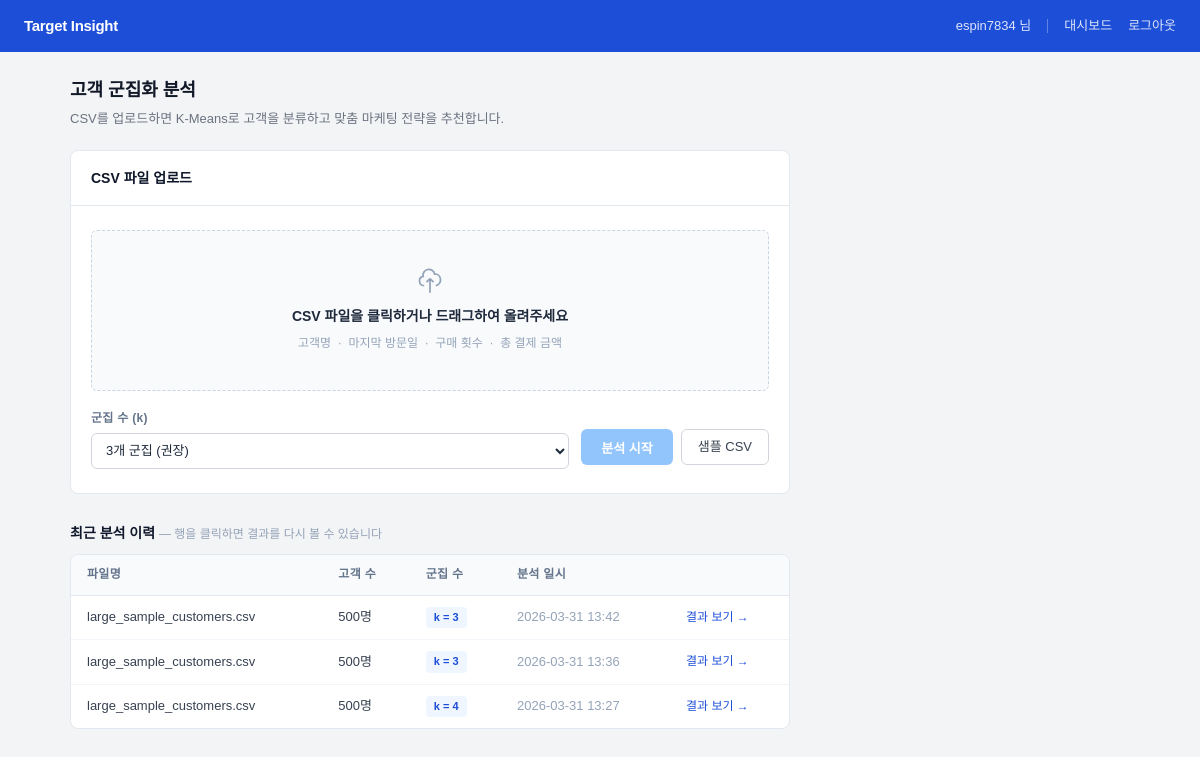
The page /dashboard/ (signed in) on the database its author committed.
### clustering/models.py (models this page shows, shortened)
class AnalysisSession(models.Model):
    user = models.ForeignKey(User, on_delete=models.CASCADE, related_name='sessions')
    created_at = models.DateTimeField(auto_now_add=True)
    file_name = models.CharField(max_length=255, blank=True)
    total_customers = models.IntegerField(default=0)
    n_clusters = models.IntegerField(default=3)
    class Meta:
        ordering = ['-created_at']
        verbose_name = '분석 세션'
        verbose_name_plural = '분석 세션 목록'

### clustering/views.py (the view)
# urls.py: path('dashboard/', views.dashboard_view, name='dashboard'),
@login_required
def dashboard_view(request):
    sessions = AnalysisSession.objects.filter(user=request.user).prefetch_related('clusters')[:10]
    return render(request, 'clustering/dashboard.html', {'sessions': sessions})

### clustering/templates/clustering/dashboard.html (shortened to what this page needs)
{% extends 'clustering/base.html' %}
{% block content %}
<div class="dash-wrap">
  <div style="margin-bottom: 20px;">
    <p class="page-title">고객 군집화 분석</p>
    <p class="page-desc">CSV를 업로드하면 K-Means로 고객을 분류하고 맞춤 마케팅 전략을 추천합니다.</p>
  </div>
  <div class="upload-box">
    <div class="upload-box-head">CSV 파일 업로드</div>
    <div class="upload-box-body">
      <form method="post" action="{% url 'analyze' %}" enctype="multipart/form-data" id="uploadForm">
        <label for="csvInput" class="drop-zone" id="dropZone">
          <svg width="28" height="28" viewBox="0 0 24 24" fill="none" stroke="currentColor" stroke-width="1.5">
            <path d="M7 16a4 4 0 01-.88-7.903A5 5 0 1115.9 6L16 6a5 5 0 011 9.9M15 13l-3-3m0 0l-3 3m3-3v12"/>
          </svg>
          <span class="dz-title">CSV 파일을 클릭하거나 드래그하여 올려주세요</span>
          <span class="dz-sub">고객명 &nbsp;·&nbsp; 마지막 방문일 &nbsp;·&nbsp; 구매 횟수 &nbsp;·&nbsp; 총 결제 금액</span>
        </label>
        <div class="ctrl-row">
          <div class="ctrl-select-wrap">
            <label>군집 수 (k)</label>
            <select name="n_clusters">
              <option value="3" selected>3개 군집 (권장)</option>
            </select>
          </div>
          <div class="ctrl-btns">
            <button type="submit" class="btn-run" id="analyzeBtn" disabled>분석 시작</button>
            <a href="{% url 'sample_csv' %}" class="btn-sample">샘플 CSV</a>
          </div>
        </div>
      </form>
    </div>
  </div>
  {% if sessions %}
  <p class="hist-title">최근 분석 이력 <span style="font-size:12px; font-weight:400; color:#94a3b8;">— 행을 클릭하면 결과를 다시 볼 수 있습니다</span></p>
  <div class="hist-box">
    <table class="hist-table">
      <thead>
        <tr>
          <th>파일명</th>
          <th>고객 수</th>
          <th>군집 수</th>
          <th>분석 일시</th>
          <th></th>
        </tr>
      </thead>
      <tbody>
        {% for s in sessions %}
        <tr class="hist-row" onclick="location.href='{% url 'session_result' s.id %}'">
          <td>{{ s.file_name }}</td>
          <td>{{ s.total_customers }}명</td>
          <td><span class="k-badge">k = {{ s.n_clusters }}</span></td>
          <td style="color:#94a3b8;">{{ s.created_at|date:"Y-m-d H:i" }}</td>
          <td style="color:#1d4ed8; font-size:12px; white-space:nowrap;">결과 보기 →</td>
        </tr>
        {% endfor %}
      </tbody>
    </table>
  </div>
  {% endif %}
</div>
{% endblock %}

### clustering/templates/clustering/base.html (shortened to what this page needs)
<!DOCTYPE html>
<html lang="ko">
<head>
</head>
<body>
<nav>
  <a class="nav-brand" href="{% url 'index' %}">Target Insight</a>
  <div class="nav-right">
    {% if user.is_authenticated %}
      <span class="nav-user">{{ user.username }} 님</span>
      <a href="{% url 'dashboard' %}" class="nav-link">대시보드</a>
      <a href="{% url 'logout' %}" class="nav-link">로그아웃</a>
    {% else %}
      <a href="{% url 'login' %}" class="nav-link">로그인</a>
      <span class="nav-divider"></span>
      <a href="{% url 'signup' %}" class="nav-link">회원가입</a>
    {% endif %}
  </div>
</nav>
<div class="container">
  {% block content %}{% endblock %}
</div>
</body>
</html>

### rows shown on the page
AnalysisSession: file_name "large_sample_customers.csv", total_customers "500", n_clusters "3", created_at "2026-03-31 13:42"
AnalysisSession: file_name "large_sample_customers.csv", total_customers "500", n_clusters "3", created_at "2026-03-31 13:36"
AnalysisSession: file_name "large_sample_customers.csv", total_customers "500", n_clusters "4", created_at "2026-03-31 13:27"

### other values the page prints
{{ user.username }} "espin7834"
